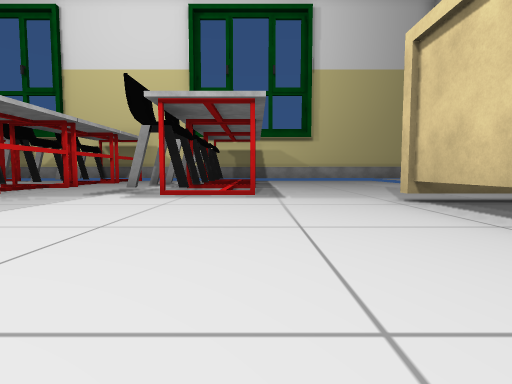
[1] (above)

21 first-person views from a walk through a Unity game level. The camera is 0.23 m above the floor, tilts 4° down and sees 80° across. The floor is counted in squares, 0.5 m on a side. Each view is taken from the middle of a square. On the plan, view 1 faces up. The plan holds only what a view shows up to about 9 squares ahead; the rest is blank. Some surface patterns are stand-ins.

[2]
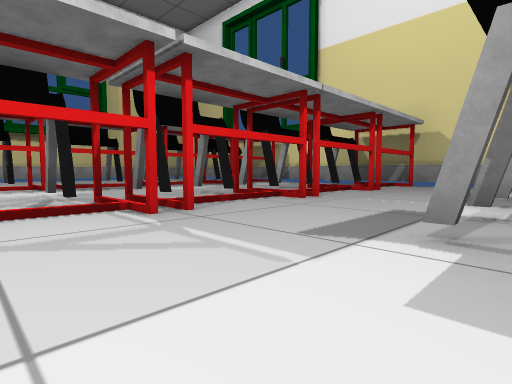

[3]
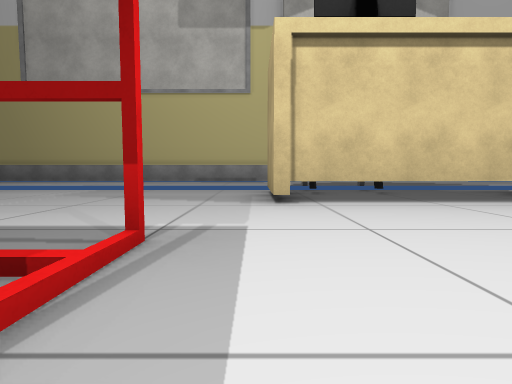

[4]
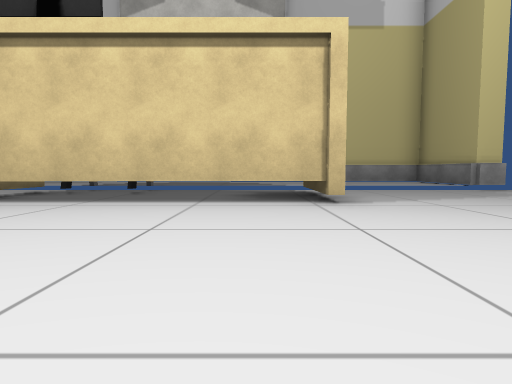

[5]
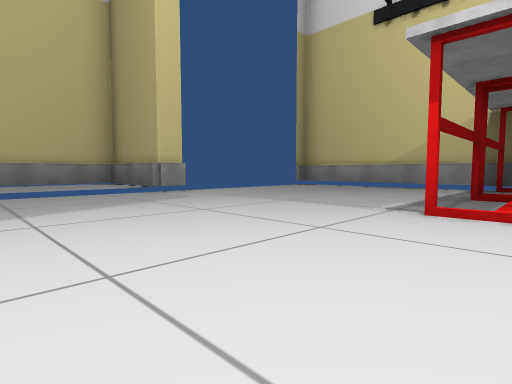

[6]
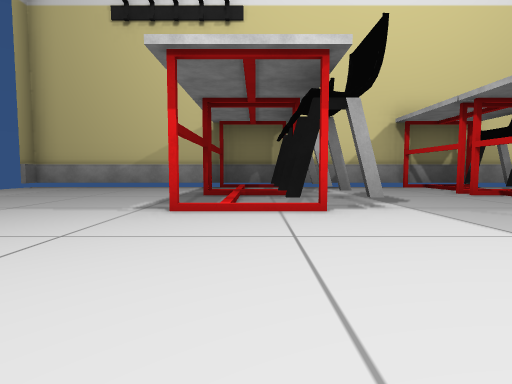

[7]
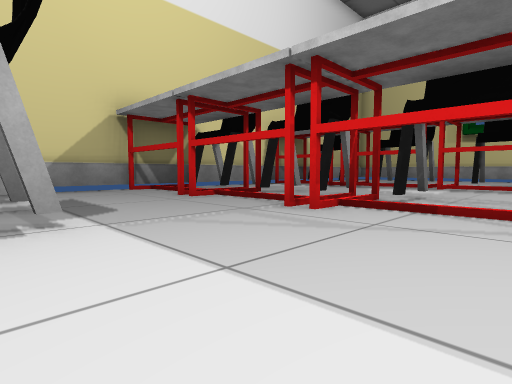

[8]
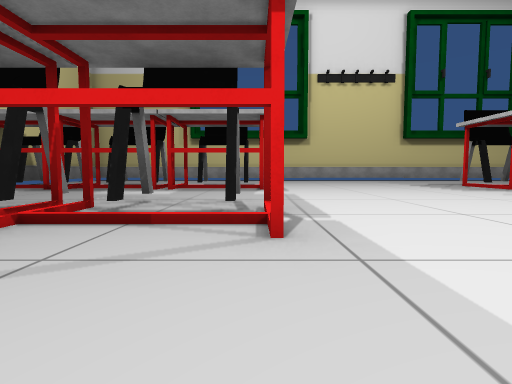

[9]
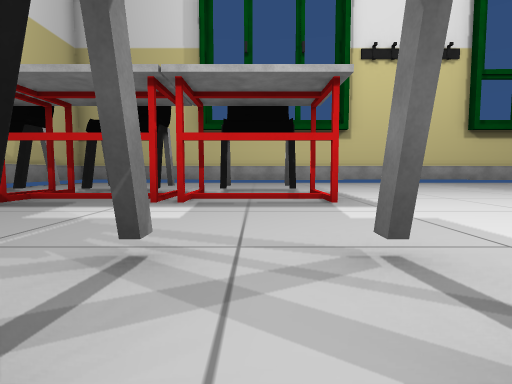

[10]
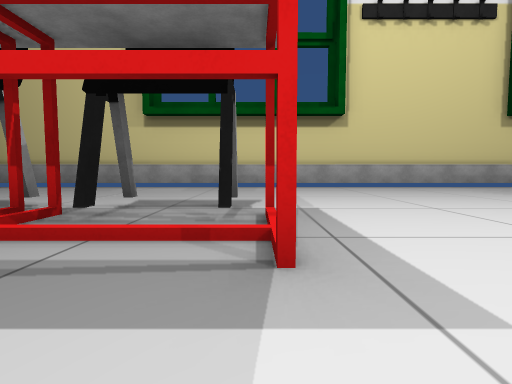

[11]
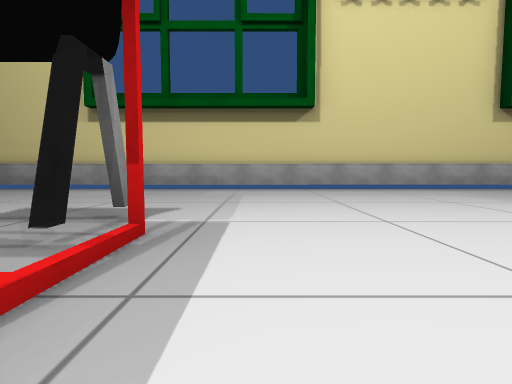

[12]
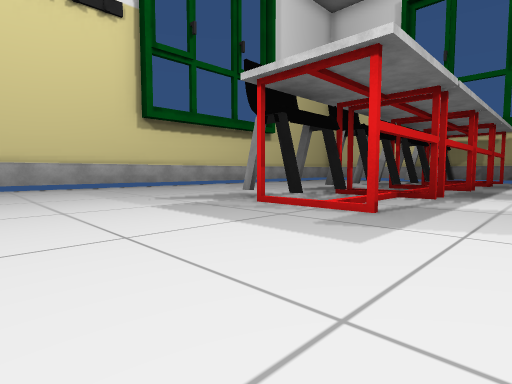

[13]
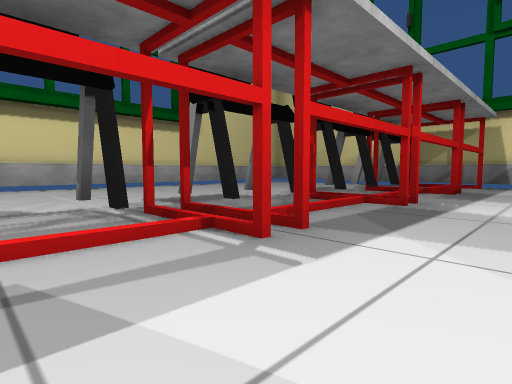

[14]
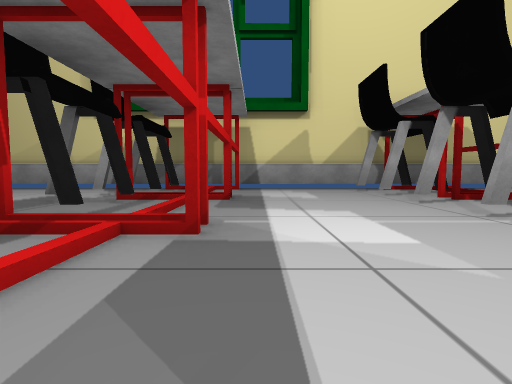

[15]
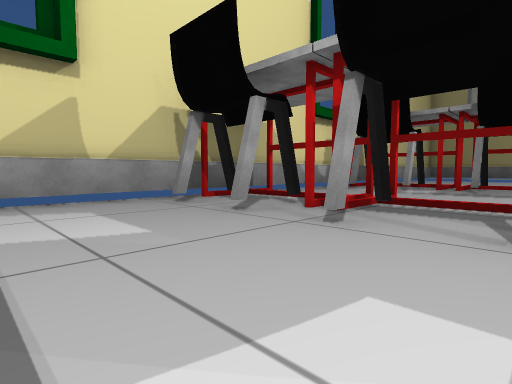

[16]
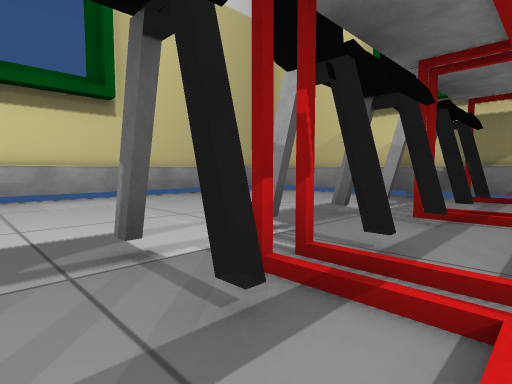

[17]
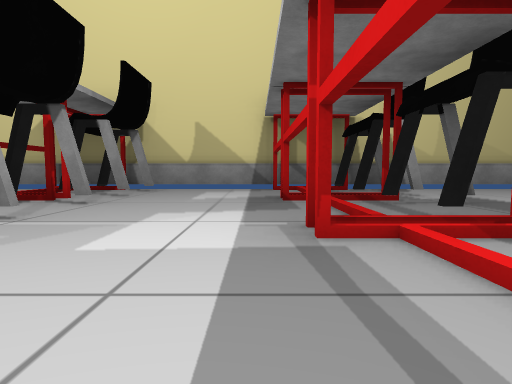

[18]
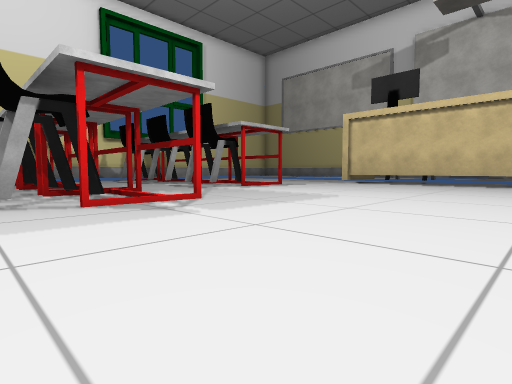

[19]
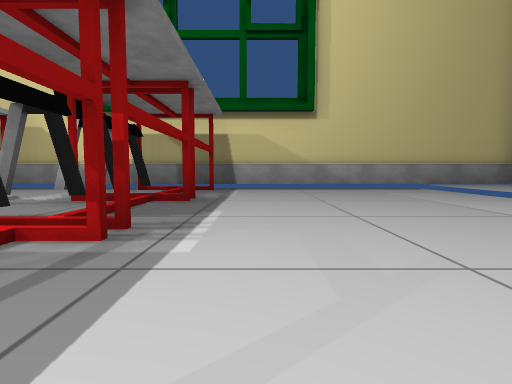

[20]
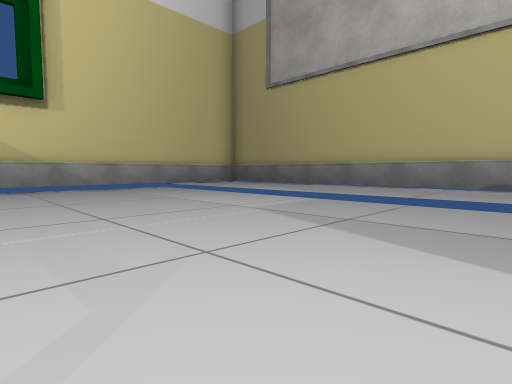

[21]
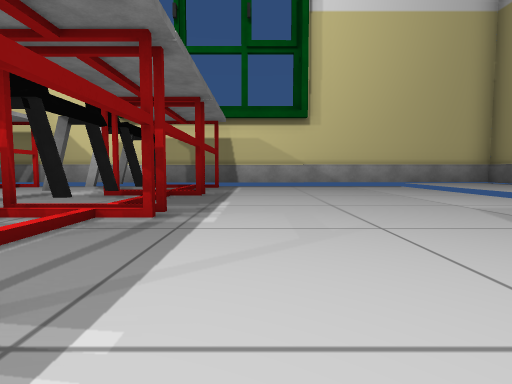

### Floor plan
Key: @ floor where view 1 was taken; # wall or solid block; x gap in a wall; . main floor; : floor 0.05 m higher than the main floor; / step, stairs or slope; O other object.
Columns run from 18 left of view 1 to 8 right of it. Each row starts with its distance up from view 1.
 14  ##########################
 13 # ...#O/..OO...#O.O.....::#
 12 #  ..#O/..OO...#O.......::#
 11 #.....O/...O.O..x.#.....::#
 10 #....#O/..OO...#O.......::#
  9 #....#O/..OO...#O.......::#
  8 #....OO/..OO.O.#O/O.....::#
  7 #....../..##............::#
  6 #.....O/...O/#..O.......::
  5 #....#O/..OO........###.::
  4 #....OO/..OO........O.O#::
  3 #.....O/...O.O......O.OO::
  2 #...................O...::
  1 #...................O...::
  0 #.................@.O  .::
 -1 #............... ...O#O.::
 -2 #..............  .......::
 -3 #....OO/..OO.O..........::#
 -4 #....../................::#
 -5 #....OO/..OO.#..........###
 -6 #....#O/..OO...#O.......
 -7 #....#O/..##...##.......
 -8 #.....O/.. O.O. O.O.....
 -9 #....O./...O....O.......
-10 #....#O/..#O.O.#O.O.....
-11   #####################x

Positions as (right, up) in squares from view 1, and headings:
1: (0, 0), facing up
2: (-2, 4), facing up-left
3: (-2, 5), facing right
4: (-2, 0), facing right
5: (-1, -2), facing down-right
6: (-1, -2), facing down
7: (-2, -3), facing down-left
8: (-3, -3), facing left
9: (-6, -4), facing left
10: (-9, -3), facing left
11: (-10, -2), facing left
12: (-9, 0), facing up-left
13: (-9, 4), facing up-left
14: (-10, 6), facing up
15: (-10, 9), facing up-right
16: (-11, 7), facing up-left
17: (-10, -3), facing down
18: (-8, -1), facing up-right
19: (1, 6), facing up
20: (1, 6), facing up-right
21: (1, 5), facing up
